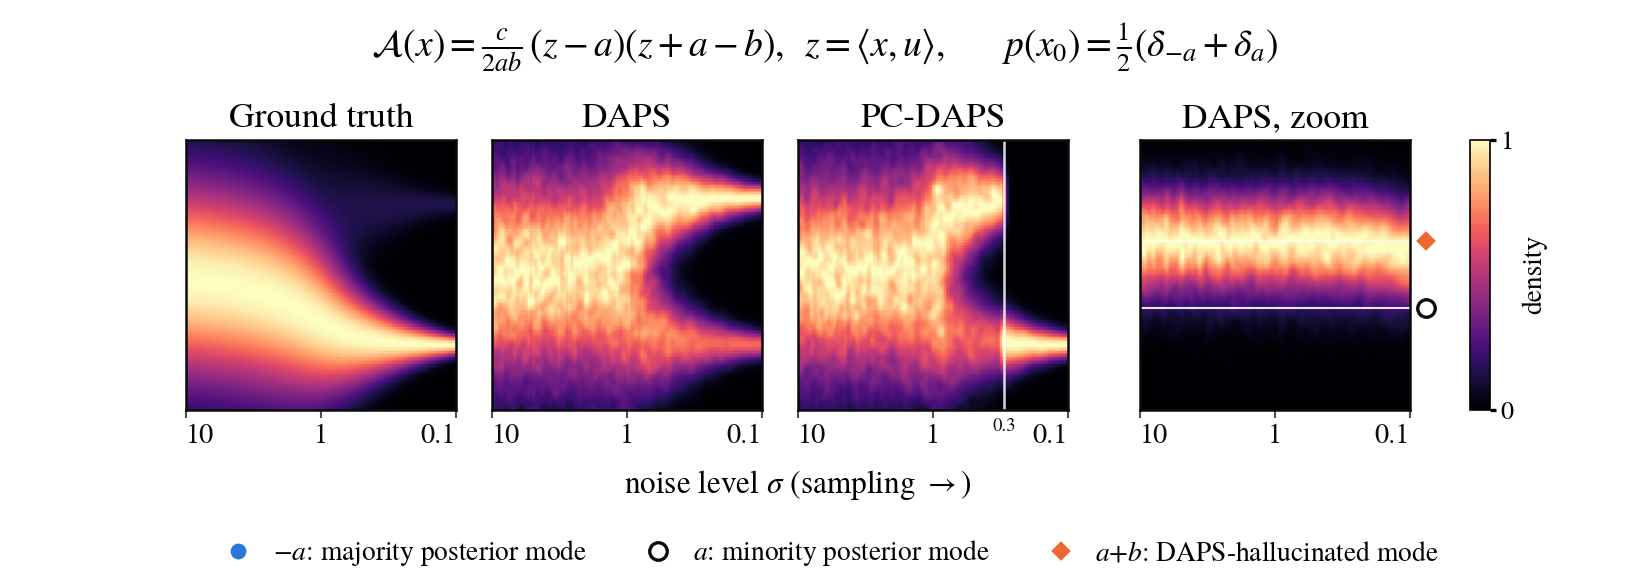

The script that saved this image:
"""
Toy experiment of the PC-DAPS paper (Fig. 2): premature mode selection on a two-atom prior.

    prior        p(x0) = 1/2 delta_{-a u} + 1/2 delta_{a u} in R^2, u = e1, with exact denoiser
                 D(x, sigma) = a tanh(a <x, u> / sigma^2) u
    measurement  A(x) = f(<x, u>),  f(z) = c / (2ab) (z - a)(z + a - b),  y = c = kappa * beta_y

-a u is measurement-consistent (majority posterior mode x1), a u is not (minority mode x2), and (a + b) u is
measurement-consistent but has no prior mass (x3). DAPS drifts from x2 to x3 and stays trapped there; PC-DAPS
prunes the x3 particles once the annealing noise no longer lets them switch modes. Both samplers are the
repository implementations with the exact denoiser in place of a network.

The figure follows the paper's Fig. 2: the annealed marginal of the noisy iterate along u, <x_sigma, u> / sqrt(1 +
sigma^2), for the exact posterior, DAPS and PC-DAPS, and a zoom on the DAPS Langevin outputs around a and a + b.
Densities are histograms smoothed over (position, noise level) and normalised to a maximum of 1 per noise level.

The measurement is one-dimensional, so the test of Eq. 8 needs a large bag to be reliable; the default is one 
bag of 1000 particles, as in the paper's figure. 

    python toy/two_atom.py --output toy/two_atom.png
"""
import argparse
import sys
from pathlib import Path

import numpy as np
import torch

sys.path.insert(0, str(Path(__file__).resolve().parents[1]))
from forward_operator import Operator 
from sampler import DAPS, PCDAPS 

INK, INK2, BLUE, ORANGE = '#0b0b0b', '#52514e', '#2a78d6', '#eb6834'
TEXT_WIDTH = 5.5                       
S_EDGES = np.linspace(-1.9, 1.9, 191)   
SIGMA_VIEW, SIGMA_LO = 10.0, 0.1       


class TwoAtomPrior(torch.nn.Module):
    """Exact denoiser of the two-atom prior (Eq. 15)."""

    def __init__(self, a=1.0):
        super().__init__()
        self.a = a
        self.anchor = torch.nn.Parameter(torch.zeros(1), requires_grad=False)  # device of the model

    def tweedie(self, x, sigma):
        sigma = torch.as_tensor(sigma, device=x.device, dtype=x.dtype)
        denoised = torch.zeros_like(x)
        denoised[..., :1] = self.a * torch.tanh(self.a * x[..., :1] / sigma ** 2)
        return denoised

    def score(self, x, sigma):
        return (self.tweedie(x, sigma) - x) / torch.as_tensor(sigma, device=x.device) ** 2

    def get_in_shape(self):
        return (2,)


class QuadraticOperator(Operator):
    """A(x) = f(<x, u>) of Eq. (16)."""

    def __init__(self, a=1.0, b=0.1, c=0.1, sigma=0.05):
        super().__init__(sigma)
        self.a, self.b, self.c = a, b, c

    def __call__(self, x):
        z = x[..., :1]
        return self.c / (2 * self.a * self.b) * (z - self.a) * (z + self.a - self.b)


def exact_posterior(a, b, c, beta):
    """Weight pi of the atom a u in p(x0 | y) = (1 - pi) delta_{-a u} + pi delta_{a u} (Eq. 17)."""
    log_lik = lambda z: -0.5 * ((c / (2 * a * b) * (z - a) * (z + a - b) - c) / beta) ** 2
    return 1 / (1 + np.exp(log_lik(-a) - log_lik(a)))


# ++++++++++++++++++++++++++++++++++++++++++++++++++++++++++++++++++++++++++++++++++++++++++++++++
# Figure in the style of the paper's Fig. 2
# ++++++++++++++++++++++++++++++++++++++++++++++++++++++++++++++++++++++++++++++++++++++++++++++++
def column_density(values, edges, smooth):
    """Per-level histogram, smoothed over (position, level) and normalised to max 1 per level."""
    from scipy.ndimage import gaussian_filter
    hist = np.stack([np.histogram(v, bins=edges)[0] for v in values], 1).astype(float)   # [bins, levels]
    hist = gaussian_filter(hist, sigma=smooth, mode='nearest')
    return hist / np.maximum(hist.max(0, keepdims=True), 1e-12)


def span_edges(levels):
    """Log-midpoint edges of a decreasing sequence of noise levels, the outer ones at the axis ends."""
    lg = np.log(levels)
    edges = np.exp(np.concatenate([[lg[0]], (lg[1:] + lg[:-1]) / 2, [lg[-1]]]))
    edges[0], edges[-1] = SIGMA_VIEW, SIGMA_LO
    return edges


def exact_density(levels, scale, atoms, masses):
    """Exact p(x_sigma | y) of an atomic posterior along u, VP-scaled and max-normalised per level."""
    s_mid = (S_EDGES[1:] + S_EDGES[:-1]) / 2
    dens = np.stack([sum(p * np.exp(-0.5 * ((s_mid - t * k) / (lv * k)) ** 2) for t, p in zip(atoms, masses))
                     for lv, k in zip(levels, scale)], 1)
    return dens / dens.max(0, keepdims=True)


def plot_figure(output, sigma_steps, daps_xt, daps_x0y, pcdaps_xt, a, b, pi, gate):
    """
    Args:
        sigma_steps: annealing noise levels (the last one 0); step k runs Langevin at sigma_steps[k] and records the
            re-noised iterate at sigma_steps[k + 1].
        daps_xt, pcdaps_xt: <x_t, u> of every particle after every step [T, N]; daps_x0y: DAPS Langevin outputs [T, N].
        pi: exact posterior mass of a u; gate: noise level at which PC-DAPS pruned (None: never).
    """
    import matplotlib
    matplotlib.use('Agg')
    import matplotlib.pyplot as plt
    from matplotlib.lines import Line2D

    plt.rcParams.update({
        'font.family': 'serif', 'font.serif': ['TeX Gyre Termes', 'Nimbus Roman', 'STIXGeneral'],
        'mathtext.fontset': 'stix', 'font.size': 7.5, 'axes.linewidth': 0.6, 'xtick.labelsize': 6.8,
        'xtick.major.width': 0.5, 'xtick.major.size': 2, 'xtick.major.pad': 1.5, 'xtick.color': INK2,
        'xtick.labelcolor': INK, 'legend.frameon': False, 'figure.facecolor': 'white', 'savefig.facecolor': 'white',
    })
    levels = sigma_steps[1:-1]                       # noise levels of the recorded x_t (the last one is clean)
    keep = levels <= SIGMA_VIEW
    levels, scale = levels[keep], 1 / np.sqrt(1 + levels[keep] ** 2)
    lv_langevin = sigma_steps[:-1]
    keep_z = lv_langevin <= SIGMA_VIEW
    smooth = (3.0, 2.0) if daps_xt.shape[1] < 5000 else (2.0, 1.5)
    split = b / 2                                    # + side: nearer +a than -a
    pad = max(0.15, 0.75 * b)
    t_edges = np.linspace(a - pad, a + b + pad, 161)
    dens = {
        'exact': exact_density(levels, scale, [-a, a], [1 - pi, pi]),
        'daps': column_density(daps_xt[:-1][keep] * scale[:, None], S_EDGES, smooth),
        'pcdaps': column_density(pcdaps_xt[:-1][keep] * scale[:, None], S_EDGES, smooth),
        'zoom': column_density([v[v > split] for v in daps_x0y[keep_z]], t_edges, smooth),
    }

    W, H, side, y0 = TEXT_WIDTH, 1.95, 0.9, 0.3
    x_in = {'exact': 0.62, 'daps': 1.64, 'pcdaps': 2.66, 'zoom': 3.8}     # panel left edges in inches
    fig = plt.figure(figsize=(W, H))
    axes = {name: fig.add_axes([x / W, y0, side / W, side / H]) for name, x in x_in.items()}
    fig.text(0.5, 0.965, r'$\mathcal{A}(x)=\frac{c}{2ab}\,(z-a)(z+a-b),\;\; z=\langle x,u\rangle,'
                         r'\qquad p(x_0)=\frac{1}{2}(\delta_{-a}+\delta_{a})$', ha='center', va='top', fontsize=9)
    titles = {'exact': 'Ground truth', 'daps': 'DAPS', 'pcdaps': 'PC-DAPS', 'zoom': 'DAPS, zoom'}
    for name, ax in axes.items():
        if name == 'zoom':
            mesh = ax.pcolormesh(span_edges(lv_langevin[keep_z]), t_edges, dens['zoom'], cmap='magma', vmin=0,
                                 vmax=1, rasterized=True, shading='flat')
            ax.set_ylim(t_edges[0], t_edges[-1])
            for y, alpha in ((a, 0.9), (a + b, 0.55)):
                ax.axhline(y, color='white', lw=0.5, alpha=alpha)
        else:
            mesh = ax.pcolormesh(span_edges(levels), S_EDGES, dens[name], cmap='magma', vmin=0, vmax=1,
                                 rasterized=True, shading='flat')
            ax.set_ylim(S_EDGES[0], S_EDGES[-1])
        ax.set_xscale('log')
        ax.set_xlim(SIGMA_VIEW, SIGMA_LO)            # noise on the left, clean on the right
        ax.minorticks_off()
        ax.set_xticks([10, 1, 0.1])
        ax.set_xticklabels(['10', '1', '0.1'])
        labels = ax.get_xticklabels()                # keep the end labels inside their panel
        labels[0].set_horizontalalignment('left')
        labels[-1].set_horizontalalignment('right')
        ax.tick_params(left=False, labelleft=False)
        for s in ax.spines.values():
            s.set_color(INK)
        ax.set_title(titles[name], fontsize=8.5, pad=3)

    trans = axes['zoom'].get_yaxis_transform()       # glyphs just outside the zoom panel
    open_dot = dict(marker='o', mfc='white', mec=INK, mew=0.8, ms=4.2)
    diamond = dict(marker='D', color=ORANGE, ms=3.8, mec='white', mew=0.4)
    blue_dot = dict(marker='o', color=BLUE, ms=4.2, mec='white', mew=0.4)
    for y, kw in ((a, open_dot), (a + b, diamond)):
        axes['zoom'].plot([1.06], [y], transform=trans, clip_on=False, ls='', zorder=6, **kw)
    if gate is not None:
        axes['pcdaps'].axvline(gate, color='white', lw=0.6, alpha=0.85)
        axes['pcdaps'].text(gate, -0.03, f'{gate:.2g}', ha='center', va='top', fontsize=4.5, color=INK,
                            transform=axes['pcdaps'].get_xaxis_transform(), clip_on=False)

    pos = axes['zoom'].get_position()
    cax = fig.add_axes([pos.x1 + 0.2 / W, pos.y0, 0.012, pos.height])
    cb = fig.colorbar(mesh, cax=cax, ticks=[0, 1])
    cb.outline.set_linewidth(0.4)
    cb.ax.tick_params(labelsize=6.3, length=1.5, pad=1)
    cb.set_label('density', fontsize=6.6, labelpad=2)

    left, right = axes['exact'].get_position().x0, axes['zoom'].get_position().x1
    fig.text((left + right) / 2, y0 - 0.1, r'noise level $\sigma$ (sampling $\rightarrow$)', ha='center', va='top',
             fontsize=7.5)
    handles = [Line2D([], [], ls='', label=label, **kw) for label, kw in (
        (r'$-a$: majority posterior mode', blue_dot), (r'$a$: minority posterior mode', open_dot),
        (r'$a{+}b$: DAPS-hallucinated mode', diamond))]
    fig.legend(handles=handles, loc='lower center', ncols=3, bbox_to_anchor=(0.5, 0.0), fontsize=6.6,
               handletextpad=0.25, columnspacing=1.6, borderaxespad=0.2)
    fig.savefig(output, dpi=300)
    plt.close(fig)


def main():
    parser = argparse.ArgumentParser(description=__doc__, formatter_class=argparse.RawDescriptionHelpFormatter)
    parser.add_argument('--num_particles', type=int, default=1000, help='DAPS chains = PC-DAPS bags x bag size')
    parser.add_argument('--bag_size', type=int, default=1000)
    parser.add_argument('--annealing_steps', type=int, default=200)
    parser.add_argument('--langevin_steps', type=int, default=100)
    parser.add_argument('--lr', type=float, default=5e-4)
    parser.add_argument('--gamma', type=float, default=0.5)
    parser.add_argument('--residual_test', default='noisy', choices=['noisy', 'tweedie', 'post_langevin'])
    parser.add_argument('--repeat_checks', action='store_true', help='repeat the pruning check until it prunes')
    parser.add_argument('--check_sigma_max', type=float, default=0.3,
                        help='run the pruning check only at noise levels <= this (10: from the start)')
    parser.add_argument('--max_clusters', type=int, default=8)
    parser.add_argument('--seed', type=int, default=0)
    parser.add_argument('--output', default=str(Path(__file__).with_suffix('.png')))
    args = parser.parse_args()

    a, b, kappa, beta = 1.0, 0.1, 2.0, 0.05
    c = kappa * beta
    device = 'cuda' if torch.cuda.is_available() else 'cpu'
    torch.manual_seed(args.seed)
    model = TwoAtomPrior(a).to(device)
    operator = QuadraticOperator(a, b, c, beta)

    annealing = dict(name='edm', num_steps=args.annealing_steps, sigma_max=10, sigma_min=0.1, timestep='poly-7')
    diffusion = dict(name='edm', num_steps=5, sigma_min=0.01, timestep='poly-7')
    # tau = sqrt(2) beta makes the DAPS data term -grad ||A(x) - y||^2 / tau^2 the exact log-likelihood gradient
    mcmc = dict(num_steps=args.langevin_steps, lr=args.lr, tau=np.sqrt(2) * beta, lr_min_ratio=1.0,
                mc_algo='langevin', prior_solver='gaussian')
    check = dict(residual_test=args.residual_test, gamma=args.gamma, stop_after_first_check=not args.repeat_checks,
                 sigma_max=args.check_sigma_max)
    pcdaps_config = dict(bag_size=args.bag_size, ode_steps_high_noise=None, skip_final_langevin=False, pruning_stages=[check],
                         score_sigmas=[0.05, 0.1, 0.2], cluster_eps=0.2, max_clusters=args.max_clusters, var_floor=1e-3,
                         seed=args.seed)

    daps = DAPS(dict(annealing), dict(diffusion), dict(mcmc))
    x_start = daps.get_start(args.num_particles, model)
    daps.sample(model, x_start, operator, torch.full((args.num_particles, 1), c, device=device), record=True)
    daps_data = daps.trajectory.compile().tensor_data
    daps_xt, daps_x0y = daps_data['xt'][..., 0].numpy(), daps_data['x0y'][..., 0].numpy()          # [T, N]

    pcdaps = PCDAPS(dict(annealing), dict(diffusion), dict(mcmc), pcdaps_config)
    num_bags = args.num_particles // args.bag_size
    x_start = pcdaps.get_start(num_bags, model)
    pcdaps.sample(model, x_start, operator, torch.full((num_bags, 1), c, device=device), record=True)
    pcdaps_data = pcdaps.trajectory.compile().tensor_data
    pcdaps_xt, pcdaps_x0y = (pcdaps_data[key][..., 0].flatten(1).numpy() for key in ('xt', 'x0y'))  # [T, N]
    sigma_steps = daps.annealing_scheduler.sigma_steps.numpy()

    pi = exact_posterior(a, b, c, beta)
    print(f'exact posterior: P(x1 = -a u) = {1 - pi:.3f}, P(x2 = a u) = {pi:.3f}, P(x3 = (a+b) u) = 0')
    pruned = [e for e in pcdaps.prune_log if not all(e['kept_clusters'])]
    gate = float(np.median([e['sigma'] for e in pruned])) if pruned else None
    print(f'PC-DAPS pruned {len(pruned)} / {num_bags} bags '
          f'(median sigma at pruning {gate if gate is not None else float("nan"):.3f})')
    print(f'{"final samples":14s} {"near x1 (z<0)":>14s} {"near x2 (z~a)":>14s} {"near x3 (z~a+b)":>16s}')
    for name, traj in [('DAPS', daps_x0y), ('PC-DAPS', pcdaps_x0y)]:
        z = traj[-1]
        near_x2 = (z > 0) & (np.abs(z - a) < np.abs(z - a - b))
        print(f'{name:14s} {np.mean(z < 0):14.3f} {np.mean(near_x2):14.3f} {np.mean((z > 0) & ~near_x2):16.3f}')

    plot_figure(args.output, sigma_steps, daps_xt, daps_x0y, pcdaps_xt, a, b, pi, gate)
    print(f'saved {args.output}')


if __name__ == '__main__':
    main()
